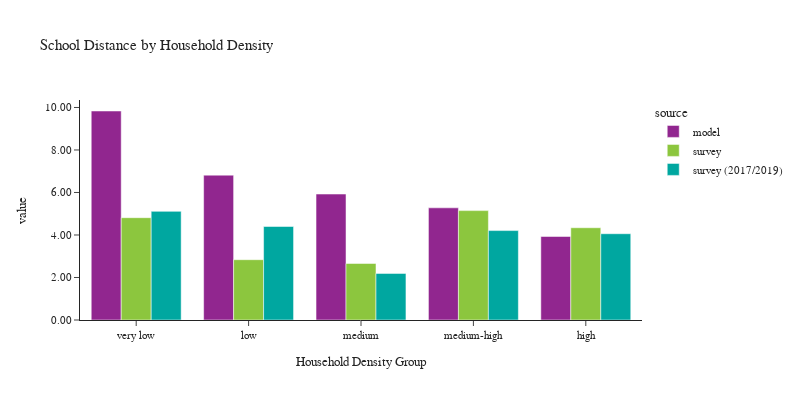

Notebook cell for this chart:
### Code cell
plot_school_location(df_students, 'hh_density_group', 'Household Density', 'Household Density Group')

### Figure 1 — Plotly figure (JSON) as saved in the notebook; plotly's stock layout.template omitted (floating-point values rounded to 4 significant figures)
{"data": [{"alignmentgroup": "True", "customdata": [[135164], [147788], [283923], [239301], [166941]], "hovertemplate": "source=model<br>hh_density_group=%{x}<br>value=%{y}<br>sample count=%{customdata[0]}<extra></extra>", "legendgroup": "model", "marker": {"color": "#91268F", "pattern": {"shape": ""}}, "name": "model", "offsetgroup": "model", "orientation": "v", "showlegend": true, "textposition": "auto", "type": "bar", "x": ["very low", "low", "medium", "medium-high", "high"], "xaxis": "x", "y": [9.834, 6.815, 5.926, 5.278, 3.93], "yaxis": "y"}, {"alignmentgroup": "True", "customdata": [[211], [145], [245], [160], [136]], "hovertemplate": "source=survey<br>hh_density_group=%{x}<br>value=%{y}<br>sample count=%{customdata[0]}<extra></extra>", "legendgroup": "survey", "marker": {"color": "#8CC63E", "pattern": {"shape": ""}}, "name": "survey", "offsetgroup": "survey", "orientation": "v", "showlegend": true, "textposition": "auto", "type": "bar", "x": ["very low", "low", "medium", "medium-high", "high"], "xaxis": "x", "y": [4.814, 2.838, 2.659, 5.147, 4.341], "yaxis": "y"}, {"alignmentgroup": "True", "customdata": [[104], [79], [129], [70], [69]], "hovertemplate": "source=survey (2017/2019)<br>hh_density_group=%{x}<br>value=%{y}<br>sample count=%{customdata[0]}<extra></extra>", "legendgroup": "survey (2017/2019)", "marker": {"color": "#00A7A0", "pattern": {"shape": ""}}, "name": "survey (2017/2019)", "offsetgroup": "survey (2017/2019)", "orientation": "v", "showlegend": true, "textposition": "auto", "type": "bar", "x": ["very low", "low", "medium", "medium-high", "high"], "xaxis": "x", "y": [5.112, 4.4, 2.192, 4.207, 4.059], "yaxis": "y"}], "layout": {"barmode": "group", "font": {"size": 11}, "height": 400, "legend": {"title": {"text": "source"}, "tracegroupgap": 0}, "title": {"text": "School Distance by Household Density"}, "width": 800, "xaxis": {"anchor": "y", "domain": [0, 1], "title": {"text": "Household Density Group"}}, "yaxis": {"anchor": "x", "domain": [0, 1], "tickformat": ".2f", "title": {"text": "value"}}}}
